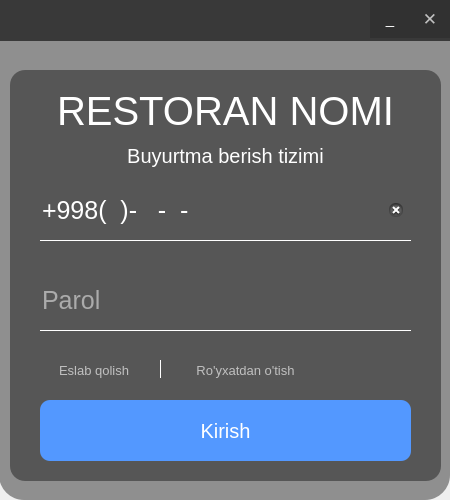
<?xml version="1.0" encoding="UTF-8"?>
<ui version="4.0">
 <class>Login</class>
 <widget class="QDialog" name="Login">
  <property name="geometry">
   <rect>
    <x>0</x>
    <y>0</y>
    <width>450</width>
    <height>500</height>
   </rect>
  </property>
  <property name="minimumSize">
   <size>
    <width>450</width>
    <height>500</height>
   </size>
  </property>
  <property name="maximumSize">
   <size>
    <width>450</width>
    <height>500</height>
   </size>
  </property>
  <property name="windowTitle">
   <string>Login</string>
  </property>
  <property name="styleSheet">
   <string notr="true">QFrame{
	background:rgba(0,0,0,0.4);
	border-radius:15px;
}

QFrame:hover{
	background:rgba(0,0,0,0.6);
}

QLineEdit{
	font-size:25px;;
	color:white;
	border:none;
	background:transparent;
	border-bottom:1px solid white;
}

QLineEdit:hover{
	background:rgba(0,0,0,0.04);
}


QPushButton{
	background:rgb(83, 152, 255);
	border-radius:10px;
	color:#fff;
}

QPushButton:hover{
	border:none;
	background:rgb(68, 117, 222)
}

QCheckBox{
	color:silver;
	background:transparent
}
QCheckBox:hover{
	color:white;
}</string>
  </property>
  <widget class="QFrame" name="frame">
   <property name="geometry">
    <rect>
     <x>10</x>
     <y>70</y>
     <width>431</width>
     <height>411</height>
    </rect>
   </property>
   <property name="frameShape">
    <enum>QFrame::StyledPanel</enum>
   </property>
   <property name="frameShadow">
    <enum>QFrame::Raised</enum>
   </property>
   <widget class="QLabel" name="baslik_2">
    <property name="geometry">
     <rect>
      <x>10</x>
      <y>20</y>
      <width>411</width>
      <height>41</height>
     </rect>
    </property>
    <property name="cursor">
     <cursorShape>ArrowCursor</cursorShape>
    </property>
    <property name="styleSheet">
     <string notr="true">font-size:40px;
color:white;
background:transparent;
text-align: center;</string>
    </property>
    <property name="inputMethodHints">
     <set>Qt::ImhNone</set>
    </property>
    <property name="text">
     <string>RESTORAN NOMI</string>
    </property>
    <property name="textFormat">
     <enum>Qt::AutoText</enum>
    </property>
    <property name="scaledContents">
     <bool>false</bool>
    </property>
    <property name="alignment">
     <set>Qt::AlignCenter</set>
    </property>
    <property name="openExternalLinks">
     <bool>true</bool>
    </property>
    <property name="textInteractionFlags">
     <set>Qt::LinksAccessibleByMouse</set>
    </property>
    <property name="buddy">
     <cstring></cstring>
    </property>
   </widget>
   <widget class="QLabel" name="baslik">
    <property name="geometry">
     <rect>
      <x>10</x>
      <y>70</y>
      <width>411</width>
      <height>31</height>
     </rect>
    </property>
    <property name="styleSheet">
     <string notr="true">font-size:20px;
color:white;
background:transparent;</string>
    </property>
    <property name="text">
     <string>Buyurtma berish tizimi</string>
    </property>
    <property name="alignment">
     <set>Qt::AlignCenter</set>
    </property>
   </widget>
   <widget class="QLineEdit" name="username">
    <property name="geometry">
     <rect>
      <x>30</x>
      <y>110</y>
      <width>371</width>
      <height>61</height>
     </rect>
    </property>
    <property name="inputMask">
     <string>+\9\9\8(99)-999-99-99</string>
    </property>
    <property name="text">
     <string>+998()---</string>
    </property>
    <property name="maxLength">
     <number>18</number>
    </property>
    <property name="echoMode">
     <enum>QLineEdit::Normal</enum>
    </property>
    <property name="cursorPosition">
     <number>5</number>
    </property>
    <property name="placeholderText">
     <string>Telefon raqam</string>
    </property>
    <property name="clearButtonEnabled">
     <bool>true</bool>
    </property>
   </widget>
   <widget class="QLineEdit" name="password">
    <property name="geometry">
     <rect>
      <x>30</x>
      <y>200</y>
      <width>371</width>
      <height>61</height>
     </rect>
    </property>
    <property name="text">
     <string/>
    </property>
    <property name="echoMode">
     <enum>QLineEdit::Password</enum>
    </property>
    <property name="placeholderText">
     <string>Parol</string>
    </property>
    <property name="clearButtonEnabled">
     <bool>true</bool>
    </property>
   </widget>
   <widget class="QCheckBox" name="remember_me">
    <property name="geometry">
     <rect>
      <x>30</x>
      <y>290</y>
      <width>121</width>
      <height>20</height>
     </rect>
    </property>
    <property name="font">
     <font>
      <pointsize>10</pointsize>
     </font>
    </property>
    <property name="cursor">
     <cursorShape>PointingHandCursor</cursorShape>
    </property>
    <property name="styleSheet">
     <string notr="true"/>
    </property>
    <property name="text">
     <string>Eslab qolish</string>
    </property>
   </widget>
   <widget class="Line" name="line">
    <property name="geometry">
     <rect>
      <x>150</x>
      <y>290</y>
      <width>1</width>
      <height>18</height>
     </rect>
    </property>
    <property name="styleSheet">
     <string notr="true">background:white;</string>
    </property>
    <property name="orientation">
     <enum>Qt::Vertical</enum>
    </property>
   </widget>
   <widget class="QPushButton" name="btn_newAccount">
    <property name="geometry">
     <rect>
      <x>160</x>
      <y>290</y>
      <width>151</width>
      <height>21</height>
     </rect>
    </property>
    <property name="font">
     <font>
      <pointsize>10</pointsize>
     </font>
    </property>
    <property name="cursor">
     <cursorShape>PointingHandCursor</cursorShape>
    </property>
    <property name="styleSheet">
     <string notr="true">QPushButton{
background:transparent
}

QPushButton{
color:silver;
background:transparent
}
QPushButton:hover{
color:white;
}

</string>
    </property>
    <property name="text">
     <string>Ro'yxatdan o'tish</string>
    </property>
   </widget>
   <widget class="QPushButton" name="btn_sign">
    <property name="geometry">
     <rect>
      <x>30</x>
      <y>330</y>
      <width>371</width>
      <height>61</height>
     </rect>
    </property>
    <property name="font">
     <font>
      <pointsize>15</pointsize>
     </font>
    </property>
    <property name="cursor">
     <cursorShape>PointingHandCursor</cursorShape>
    </property>
    <property name="text">
     <string>Kirish</string>
    </property>
   </widget>
  </widget>
  <widget class="QFrame" name="frame_3">
   <property name="geometry">
    <rect>
     <x>-1</x>
     <y>-1</y>
     <width>451</width>
     <height>501</height>
    </rect>
   </property>
   <property name="styleSheet">
    <string notr="true">QFrame{
	background-image: url(:/images/img/login_2.jpg);
	border-top-left-radius:0px;
	border-top-right-radius:0px;
	border-bottom-left-radius:25px;
	border-bottom-right-radius:25px;
}</string>
   </property>
   <property name="frameShape">
    <enum>QFrame::StyledPanel</enum>
   </property>
   <property name="frameShadow">
    <enum>QFrame::Raised</enum>
   </property>
  </widget>
  <widget class="QFrame" name="frame_2">
   <property name="geometry">
    <rect>
     <x>0</x>
     <y>0</y>
     <width>451</width>
     <height>41</height>
    </rect>
   </property>
   <property name="styleSheet">
    <string notr="true">QFrame{
background:rgba(0,0,0,0.60);
}
QFrame{

border-radius:none;

}

QFrame:hover{
background:rgba(0,0,0,0.75);
}</string>
   </property>
   <property name="frameShape">
    <enum>QFrame::StyledPanel</enum>
   </property>
   <property name="frameShadow">
    <enum>QFrame::Raised</enum>
   </property>
   <widget class="QPushButton" name="btn_minimize">
    <property name="geometry">
     <rect>
      <x>370</x>
      <y>0</y>
      <width>40</width>
      <height>38</height>
     </rect>
    </property>
    <property name="font">
     <font>
      <pointsize>11</pointsize>
      <underline>false</underline>
     </font>
    </property>
    <property name="cursor">
     <cursorShape>PointingHandCursor</cursorShape>
    </property>
    <property name="styleSheet">
     <string notr="true">QPushButton{
background:rgba(0, 0, 0,0.15);
border-radius:none;
}


QPushButton:hover{
background:rgba(0, 0, 0,0.6)
}</string>
    </property>
    <property name="text">
     <string>_</string>
    </property>
   </widget>
   <widget class="QPushButton" name="btn_close">
    <property name="geometry">
     <rect>
      <x>410</x>
      <y>0</y>
      <width>40</width>
      <height>38</height>
     </rect>
    </property>
    <property name="font">
     <font>
      <pointsize>13</pointsize>
     </font>
    </property>
    <property name="cursor">
     <cursorShape>PointingHandCursor</cursorShape>
    </property>
    <property name="styleSheet">
     <string notr="true">QPushButton{
background:rgba(0, 0, 0,0.15);
color:silver;

border-radius:none;
}


QPushButton:hover{
background:red;
color:white
}</string>
    </property>
    <property name="text">
     <string>✕</string>
    </property>
   </widget>
  </widget>
  <zorder>frame_3</zorder>
  <zorder>frame</zorder>
  <zorder>frame_2</zorder>
 </widget>
 <resources>
  <include location="../images.qrc"/>
 </resources>
 <connections/>
</ui>
